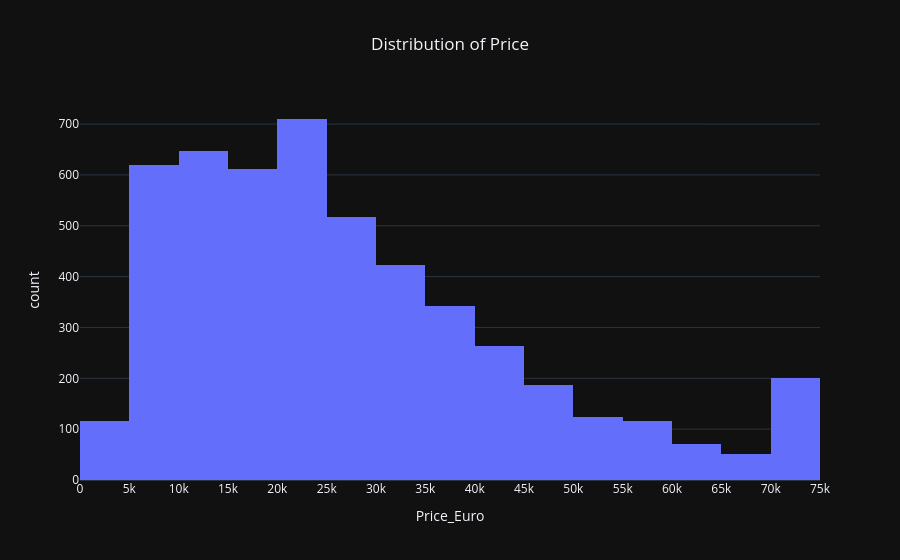

The code cell stored with this chart in its notebook:
### Code cell
#Figure6(Distribution of Price)
Figure6=px.histogram(df,
                   x='Price_Euro',
                   title='Distribution of Price',
                   nbins=15
               )
Figure6.update_xaxes(dtick=5000)
Figure6.update_layout(title_x=0.5,template='plotly_dark')
Figure6.show()

### Figure 1 — Plotly figure (JSON) as saved in the notebook; plotly's stock layout.template omitted (floating-point values rounded to 4 significant figures; data arrays with more than 128 entries replaced by an {"elided": "..."} marker saying what was removed)
{"data": [{"bingroup": "x", "hovertemplate": "Price_Euro=%{x}<br>count=%{y}<extra></extra>", "legendgroup": "", "marker": {"color": "#636efa", "pattern": {"shape": ""}}, "name": "", "nbinsx": 15, "orientation": "v", "showlegend": false, "type": "histogram", "x": {"elided": "5000 float values"}, "xaxis": "x", "yaxis": "y"}], "layout": {"barmode": "relative", "legend": {"tracegroupgap": 0}, "title": {"text": "Distribution of Price", "x": 0.5}, "xaxis": {"anchor": "y", "domain": [0, 1], "dtick": 5000, "title": {"text": "Price_Euro"}}, "yaxis": {"anchor": "x", "domain": [0, 1], "title": {"text": "count"}}}}
